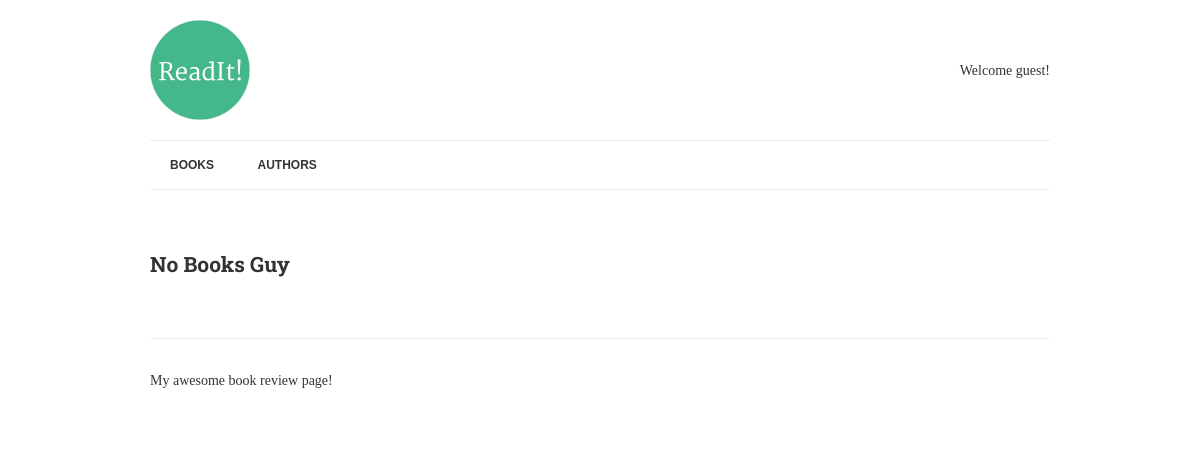
The app's page /authors/4/, older data.
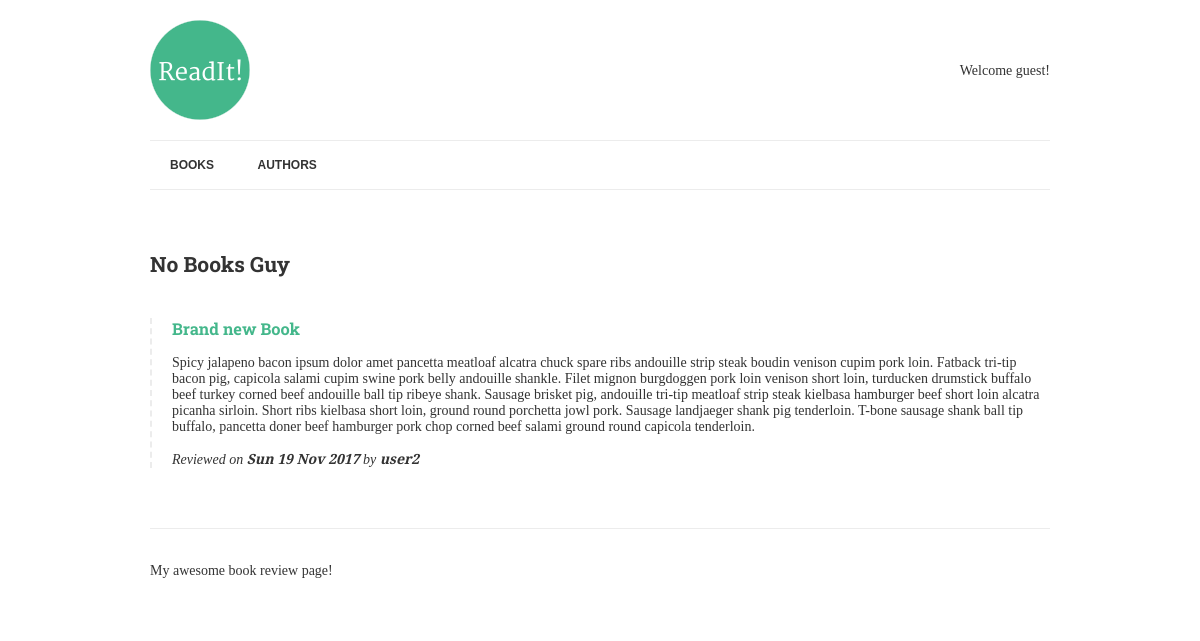
The same page, newer data.
### books/models.py (models this page shows, shortened)
class Book(models.Model):
    title = models.CharField(max_length=150)
    authors = models.ManyToManyField("Author", related_name="books")
    review = models.TextField(blank=True, null=True)
    reviewed_by = models.ForeignKey(User, blank=True, null=True, related_name="reviews")
    date_reviewed = models.DateTimeField(blank=True, null=True)
    is_favourite = models.BooleanField(default=False, verbose_name="Favourite?")

### books/views.py (the view)
# urls.py: url(r'^authors/(?P<pk>[-\w]+)/$', AuthorDetail.as_view(), name="author-detail"),
class AuthorDetail(DetailView):
    model = Author
    template_name = "author.html"

### books/templates/author.html (shortened to what this page needs)
{% extends "base.html" %}
{% block content %}
    <h2>{{ author.name }}</h2>
    {% for book in author.books.all %}
        {% if book.review %}
            <div class="book">
                <h3><a href="{% url 'book-detail' book.pk %}">{{ book.title }}</a></h3>
                <p>{{ book.review|linebreaks }}</p>
                <p class="meta">
                    Reviewed on <strong>{{ book.date_reviewed|date:"D d M Y"}}</strong>
                    {% if book.reviewed_by %}
                        by <strong>{{ book.reviewed_by.get_full_name|default:book.reviewed_by.username }}</strong>
                    {% endif %}
                </p>
            </div>
        {% endif %}
    {% endfor %}
{% endblock %}

Row changes from the older to the newer data that the page shows:
now on this page (row edited): Book: title "Brand new Book", review "Spicy jalapeno bacon ipsum dolor amet pancetta meatloaf alcatra chuck spare ribs andouille strip steak boudin venison cupim pork loin. Fatback tri-tip bacon pig, capicola salami cupim swine pork belly andouille shankle. Filet mignon burgdoggen pork loin venison short loin, turducken drumstick buffalo beef turkey corned beef andouille ball tip ribeye shank. Sausage brisket pig, andouille tri-tip meatloaf strip steak kielbasa hamburger beef short loin alcatra picanha sirloin. Short ribs kielbasa short loin, ground round porchetta jowl pork. Sausage landjaeger shank pig tenderloin. T-bone sausage shank ball tip buffalo, pancetta doner beef hamburger pork chop corned beef salami ground round…", date_reviewed "Sun 19 Nov 2017", reviewed_by.get_full_name "user2"
